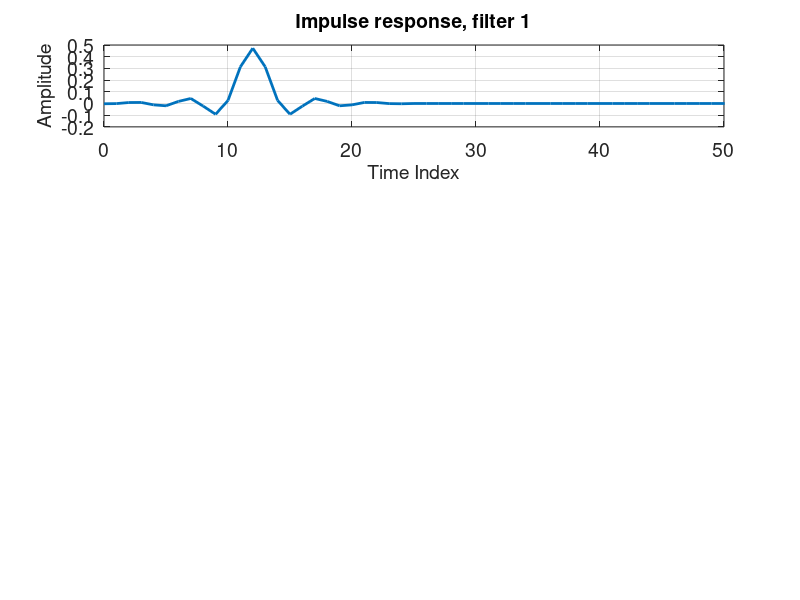
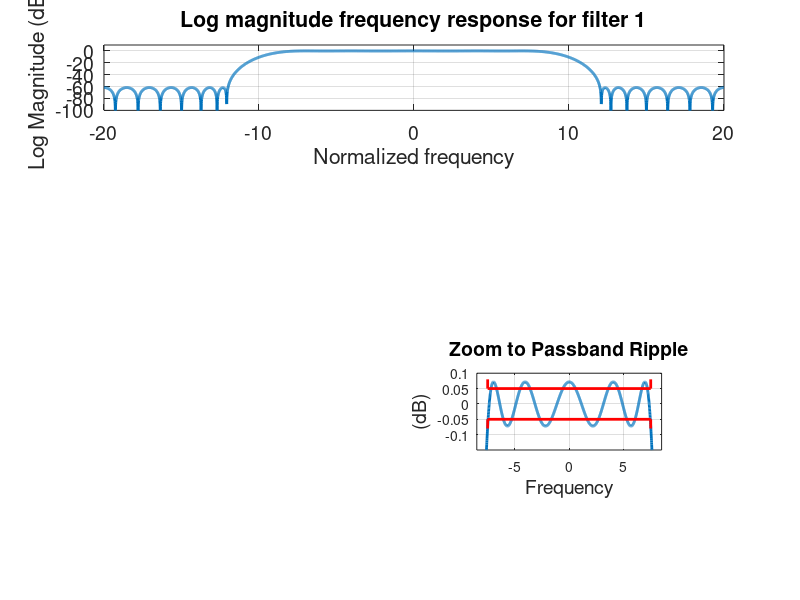
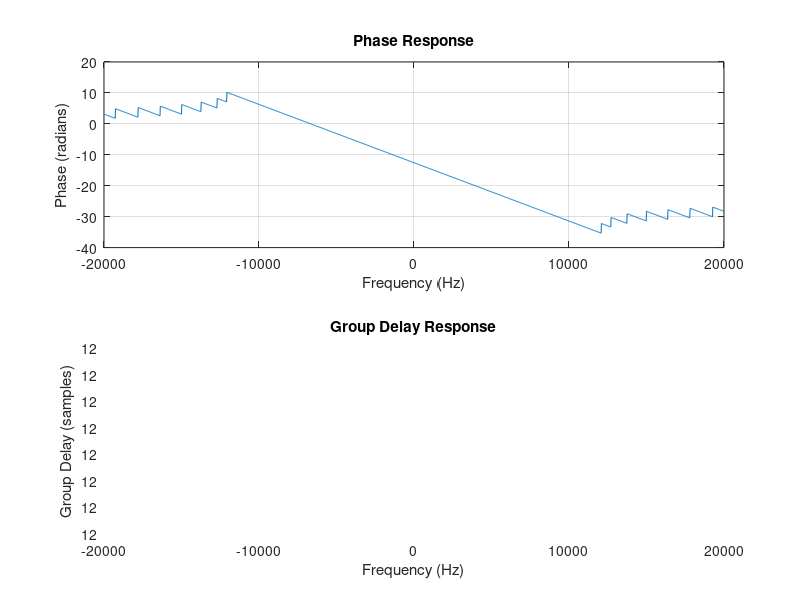
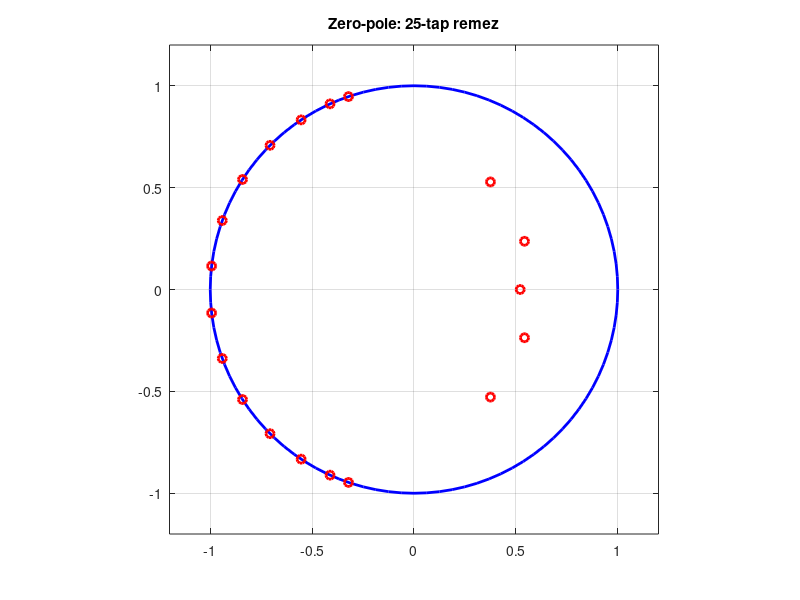

Reproduce these figures in MATLAB, in order. (Note: this script raises an error after producing the figures.)
% Clearing data
clc;
close all;
clf reset;
clear;

%%%%%%%%%%%%%%%%%%%%%%%%%%%%%%%%%%%%%%%%%%%%%%%%%%%%%%%%
%% Set up
% Constants:
f_s = 40e3;
f_snq = f_s/2;
Rs= 60;     % Stopband ripple (dB)
% Filter 1
f_pass = 7.5e3;
f_stop = 12e3;
% Filter Order
% N = (f_s/(f_stop-f_pass)) * attenuation(db) / 22
N = 25 - 1;
f_norm = [0, f_pass, f_stop, f_snq] / f_snq;
h1 = firpm(N, f_norm, [1 1 0 0], [1 10]);


%%%%%%%%%%%%%%%%%%%%%%%%%%%%%%%%%%%%%%%%%%%%%%%%%%%%%%%%
%% Impulse response
figure(1)
% Filter 1
subplot(4,1,1)
plot(0:100,[h1, zeros(1,101- length(h1),1)],'linewidth',2)
grid on
axis([0 50 -0.2 0.5])
set(gca,'fontsize',14)
set(gca,'xtick',[0:10:100])
title('Impulse response, filter 1','fontsize',14)
xlabel('Time Index','fontsize',14)
ylabel('Amplitude','fontsize',14)

%%%%%%%%%%%%%%%%%%%%%%%%%%%%%%%%%%%%%%%%%%%%%%%%%%%%%%%%
%% Log magnitude frequency response
% Filter 1
figure(2)
subplot(4,1,1)
fft_h1 = 20*log10(abs(fftshift(fft(h1,4096))));
plot(-20:40/4096:20-40/4096,fft_h1,'linewidth',2)
grid on
axis([-f_snq/1e3 f_snq/1e3 -100 10])
set(gca,'fontsize',14)
title('Log magnitude frequency response for filter 1')
xlabel('Normalized frequency')
ylabel('Log Magnitude (dB)')

axes('position',[0.596 0.25 0.231 0.128])
plot(-20:40/4096:20-40/4096,fft_h1,'linewidth',2)
hold on
plot([-f_pass/1e3 -f_pass/1e3 f_pass/1e3 f_pass/1e3],[-0.08 -0.05 -0.05 -0.08],'r','linewidth',2)
plot([-f_pass/1e3 -f_pass/1e3 f_pass/1e3 f_pass/1e3],[+0.08 +0.05 +0.05 +0.08],'r','linewidth',2)
hold off
grid on
axis([(-f_pass/1e3)-1 (f_pass/1e3)+1 -0.15 0.1])
title('Zoom to Passband Ripple','fontsize',14)
xlabel('Frequency','fontsize',14)
ylabel('(dB)','fontsize',14)

%%%%%%%%%%%%%%%%%%%%%%%%%%%%%%%%%%%%%%%%%%%%%%%%%%%%%%%%
%%
% Phase response and Group delay
figure(3)
[H, w] = freqz(h1, 1, 1024, f_s);

% Extend to negative frequencies
w_full = [-flip(w(2:end)); w];     % Frequency axis from -fs/2 to fs/2
H_full = [conj(flip(H(2:end))); H]; % Mirror and conjugate response

% Phase response (unwrap to make it continuous)
% Represents how much phase distortion the filter has at each frequency
phase = unwrap(angle(H_full));

% Group delay (manually compute for negative frequencies)
% Represents how much time delay (in samples) the signal components
% experience at each frequency
[gd, w_gd] = grpdelay(h1, 1, 1024, f_s);
gd_full = [flip(gd(2:end)); gd]; % Symmetric group delay for negative frequencies

% Plot Phase Response
subplot(2, 1, 1);
plot(w_full, phase);
title('Phase Response');
xlabel('Frequency (Hz)');
ylabel('Phase (radians)');
grid on;

% Plot Group Delay
subplot(2, 1, 2);
plot([-flip(w_gd(2:end)); w_gd], gd_full);
title('Group Delay Response');
xlabel('Frequency (Hz)');
ylabel('Group Delay (samples)');
grid on;

%%%%%%%%%%%%%%%%%%%%%%%%%%%%%%%%%%%%%%%%%%%%%%%%%%%%%%%%
%%
% Pole Zero plot
figure(4)
plot(0,0)
plot(exp(1i*2*pi*(0:0.01:1)),'b','linewidth',2)
hold on
plot(roots(h1),'ro','linewidth',2)
hold off
grid on
axis('equal')
axis([-1.2 1.2 -1.2 1.2])
title('Zero-pole: 25-tap remez')


%% Match filter
figure(5)
vv=remez(158,[0 7.5 32.5 640]/640,[1 1 0 0]);
vv2=32*reshape([vv 0],32,5);
x3a = qpsk(1000);
gg = sqrt_nyq_y2(4,0.25,12,0);

% delayed version of matched filter output
x4a=filter(gg,1,x3a)/(gg*gg');
x4a=filter(vv2(31,:),1,x4a);
plot(0:4:400,x4a(1:4:401),'ro')
title('Real Time Series: Elliptic Filter, Match Filter, Small Delay')




